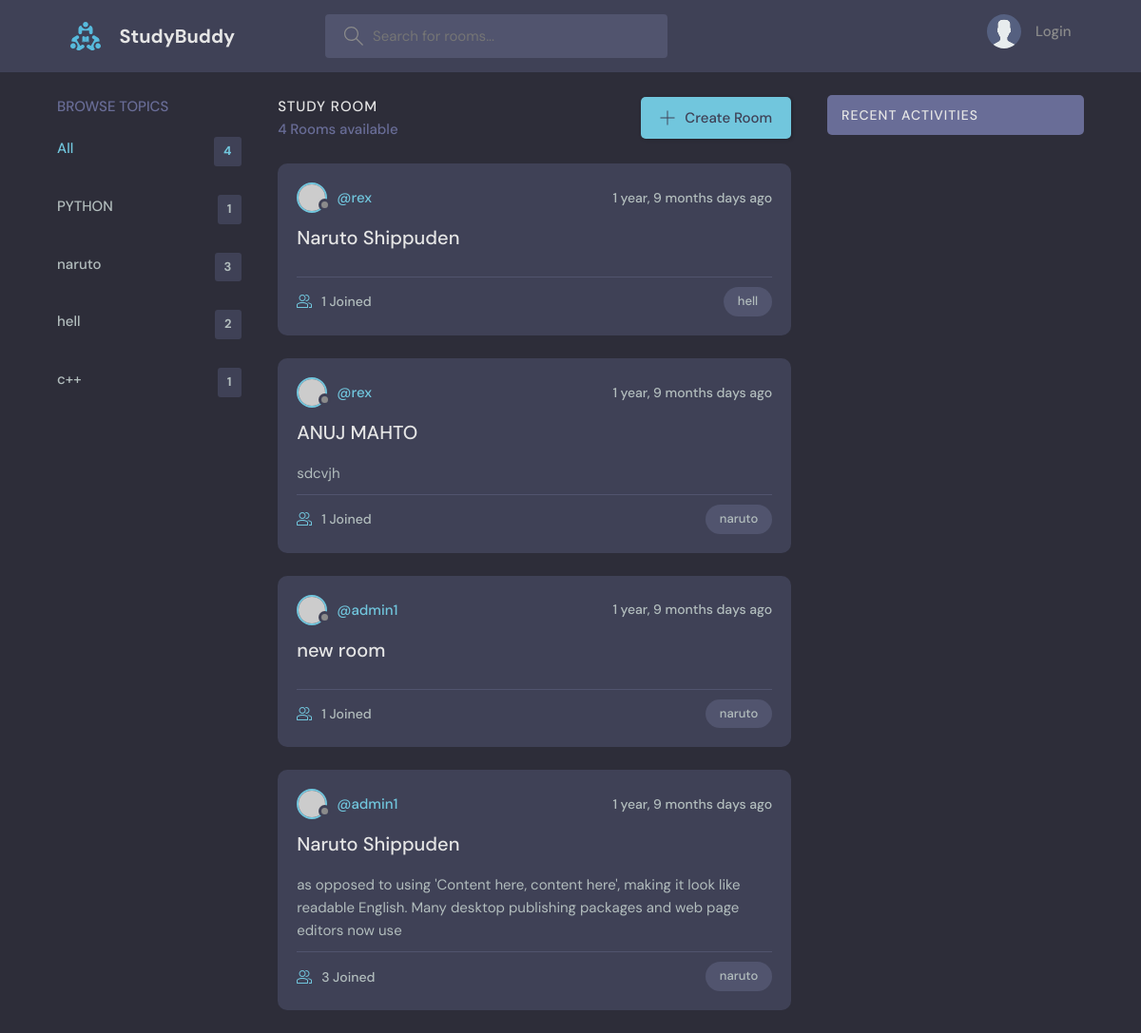
Screenshot of /?q=naruto with the database file from the repository.
### base/models.py (models this page shows, shortened)
class Topic(models.Model):
    name = models.CharField(max_length=200)

class Room(models.Model):
    host = models.ForeignKey(User, on_delete = models.SET_NULL, null=True )
    topic = models.ForeignKey(Topic, on_delete=models.SET_NULL ,null=True)#IF WE BRING TOPIC DOWN WRAP TOPIC IN A STRING "TOPIC"
    name = models.CharField(max_length=200)
    description = models.TextField(null = True , blank=True)
    participants = models.ManyToManyField(User , related_name="participants" , blank = True)
    updated = models.DateTimeField(auto_now=True)
    created = models.DateTimeField(auto_now_add=True)
    class Meta:
        ordering = ['-created', '-updated']

### base/views.py (the view)
# urls.py: 2. Add a URL to urlpatterns:  path('', views.home, name='home')
def home(request):
    q = request.GET.get('q') if request.GET.get('q')!= None else ''
    rooms = Room.objects.filter(
        Q(topic__name__icontains=q)|
        Q(name__icontains = q) |
        Q(description__icontains = q)
    )
    room_count=rooms.count
    topics = Topic.objects.all()
    room_messages = Message.objects.filter(Q(room__topic__name__icontains=q))# you can modify like only see people u follow
    context = {'rooms' : rooms , 'topics': topics, 'room_count': room_count , 'room_messages' : room_messages}
    return render(request,'base/home.html' , context)

### base/templates/base/home.html (shortened to what this page needs)
{% extends 'main.html' %}
{% block content %}
    <main class="layout layout--3">
      <div class="container">
        {% include 'base/topics_component.html'%}
        <div class="roomList">
          <div class="roomList__header">
            <div>
              <h2>Study Room</h2>
              <p>{{room_count}} Rooms available</p>
            </div>
            <a class="btn btn--main" href="{% url 'create-room' %}">
              <svg version="1.1" xmlns="http://www.w3.org/2000/svg" width="32" height="32" viewBox="0 0 32 32">
                <title>add</title>
                <path
                  d="M16.943 0.943h-1.885v14.115h-14.115v1.885h14.115v14.115h1.885v-14.115h14.115v-1.885h-14.115v-14.115z"
                ></path>
              </svg>
              Create Room
            </a>
          </div>
          {% include 'base/feed_component.html' %}
        </div>
        {% include 'base/activity_component.html' %}
      </div>
    </main>
  {% endblock %}

### base/templates/base/topics_component.html (shortened to what this page needs)
<div class="topics">
    <div class="topics__header">
      <h2>Browse Topics</h2>
    </div>
    <ul class="topics__list">
      <li>
        <a href="{% url 'home' %}" class="active">All <span>{{topics.count}}</span></a>
      </li>
      {% for topic in topics %}
      <li>
        <a href="{% url 'home' %}?q={{topic.name}}">{{topic.name}}<span>{{topic.room_set.all.count}}</span></a>
      </li>
      {% endfor %}
    </ul>
  </div>

### base/templates/base/feed_component.html (shortened to what this page needs)
{% for room in rooms %}
<div class="roomListRoom">
    <div class="roomListRoom__header">
      <div class="roomListRoom__author">
        <div class="avatar avatar--small">
          <img src="https://randomuser.me/api/portraits/women/11.jpg" />
        </div>
        <a href = "{% url 'profile' room.host.id %}">
        <span>@{{room.host.username}}</span>
        </a>
      </div>
      <div class="roomListRoom__actions">
        <span>{{room.created | timesince}} days ago</span>
      </div>
    </div>
    <div class="roomListRoom__content">
      <a href="{% url 'room' room.id %}">{{room.name}}</a>
      <p>
        {{room.description | slice:":150"}}
      </p>
    </div>
    <div class="roomListRoom__meta">
      <a href="{% url 'room' room.id %} " class="roomListRoom__joined">
        {{room.participants.all.count}} Joined
      </a>
      <p class="roomListRoom__topic">{{room.topic.name}}</p>
    </div>
  </div>
{% endfor %}

### templates/main.html (style rules this page uses)
:root { --color-main: #71c6dd; --color-main-light: #e1f6fb; --color-dark: #3f4156; --color-dark-medium: #51546e; --color-dark-light: #696d97; --color-light: #e5e5e5; --color-gray: #8b8b8b; --color-light-gray: #b2bdbd; --color-bg: #2d2d39; --color-success: #5dd693; --color-error: #fc4b0b; }
* { font-family: "DM Sans", -apple-system, BlinkMacSystemFont, "Segoe UI", Roboto, Oxygen, Ubuntu, Cantarell, "Open Sans", "Helvetica Neue", sans-serif; margin: 0; padding: 0; box-sizing: border-box; text-rendering: optimizeLegibility; font-size: inherit; }
html { font-size: 56.25%; }
@media only screen and (min-width: 1200px) { html { font-size: 62.5%; } }
body { line-height: 1.6; font-weight: 400; font-size: 1.5rem; color: var(--color-light-gray); background-color: var(--color-bg); min-height: 100vh; }
img { width: 100%; }
a { display: inline-block; color: var(--color-main); text-decoration: none; }
.container { max-width: 120rem; width: 90%; margin: auto; }
.btn { background-color: transparent; border: none; display: inline-flex; align-items: center; gap: 1rem; cursor: pointer; transition: all ease-in-out 0.3s; padding: 1rem 2rem; border-radius: 5px; box-shadow: 1px 1px 3px 1px rgba(0, 0, 0, 0.15); font-weight: 500; }
.btn--main { background-color: var(--color-main); color: var(--color-dark); }
.btn > svg { fill: currentColor; width: 1.6rem; height: 1.6rem; }
.avatar { position: relative; display: inline-block; border-radius: 50%; border: 2px solid var(--color-main); }
.avatar img { display: block; border-radius: 50%; object-fit: cover; object-position: center; }
.avatar::after { content: ""; display: block; position: absolute; background-color: var(--color-gray); z-index: 111; border-radius: 50%; border: 0.3rem solid var(--color-dark); }
.avatar.avatar--small img { width: 2.8rem; height: 2.8rem; }
.avatar.avatar--small:after { width: 0.7rem; height: 0.7rem; bottom: 0px; right: -6px; }
.layout { margin-top: 2.4rem; }
.layout > .container { display: flex; justify-content: space-between; align-items: flex-start; }
.layout--3 > .container > div:first-child { flex-basis: 18%; max-width: 22.5rem; }
.layout--3 > .container > div:nth-child(2) { flex-basis: 50%; }
.topics__header { margin-bottom: 2rem; }
.topics__header h2 { text-transform: uppercase; font-weight: 500; color: var(--color-dark-light); }
.topics__list { list-style: none; }
.topics__list li a { display: flex; justify-content: space-between; margin-bottom: 3rem; font-weight: 500; color: var(--color-light-gray); transition: all 0.3s ease-in-out; }
.topics__list li a.active, .topics__list li a:hover { color: var(--color-main); }
.topics__list li a span { padding: 0.5rem 1rem; background-color: var(--color-dark); border-radius: 3px; font-size: 1.3rem; font-weight: 700; letter-spacing: 1px; }
.roomList__header { display: flex; justify-content: space-between; align-items: center; margin-bottom: 2.4rem; }
.roomList__header h2 { text-transform: uppercase; font-weight: 500; color: var(--color-light); letter-spacing: 1px; }
.roomList__header p { font-weight: 500; color: var(--color-dark-light); }
.roomListRoom { margin-bottom: 2.4rem; background-color: var(--color-dark); border-radius: 1rem; padding: 2rem; }
.roomListRoom__header { display: flex; justify-content: space-between; align-items: center; }
.roomListRoom__author { font-weight: 500; display: flex; align-items: center; gap: 1rem; }
.roomListRoom__actions { display: flex; align-items: flex-start; gap: 1rem; position: relative; }
.roomListRoom__actions span { font-size: 1.4rem; font-weight: 500; }
.roomListRoom__content { margin: 1rem 0; }
.roomListRoom__content a { font-size: 2rem; font-weight: 500; margin-bottom: 1.5rem; color: var(--color-light); transition: all 0.3s ease-in-out; }
.roomListRoom__meta { border-top: 1px solid var(--color-dark-medium); padding-top: 1rem; display: flex; align-items: center; justify-content: space-between; }
.roomListRoom__joined { color: var(--color-light-gray); display: flex; align-items: center; gap: 1rem; font-size: 1.4rem; font-weight: 500; }
.roomListRoom__joined svg { fill: var(--color-main); width: 1.6rem; height: 1.6rem; }
.roomListRoom__topic { padding: 5px 1.5rem; background-color: var(--color-dark-medium); border-radius: 5rem; font-weight: 500; font-size: 1.3rem; }

### rows the page displays
Topic: name "PYTHON", room_set.all.count "1"
Topic: name "naruto", room_set.all.count "3"
Topic: name "hell", room_set.all.count "2"
Topic: name "c++", room_set.all.count "1"
Room: host.username "rex", created "1 year, 9 months", name "Naruto Shippuden", participants.all.count "1", topic.name "hell"
Room: host.username "rex", created "1 year, 9 months", name "ANUJ MAHTO", description "sdcvjh", participants.all.count "1", topic.name "naruto"
Room: host.username "admin1", created "1 year, 9 months", name "new room", participants.all.count "1", topic.name "naruto"
Room: host.username "admin1", created "1 year, 9 months", name "Naruto Shippuden", description "as opposed to using 'Content here, content here', making it look like readable English. Many desktop publishing packages and web page editors now use", participants.all.count "3", topic.name "naruto"

### other values shown
{{ topics.count }} "4"
{{ room_count }} "4"
